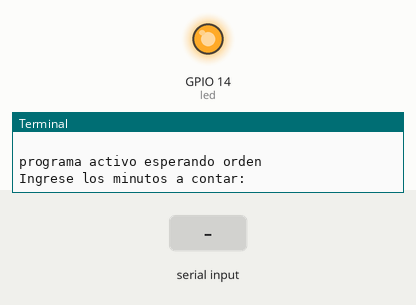
Recording of a program running on a simulated Raspberry Pi (BCM pin numbers). On the bench: output pins drawn as LEDs (lit = HIGH), the last lines printed to the terminal. Inputs (shaded band) come from the test bench. The clock reads 2024-03-15 10:24:30 at power-on unless the program sets it.

Above: at 1.2 s.
1.3 s: "5" typed at the terminal, then Enter
At 1.8 s:
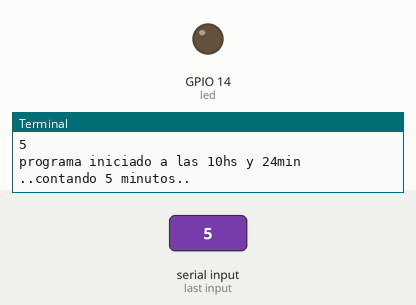
Timing chart, 0 to 4.3 s (numbered marks = the images above; inputs shaded):
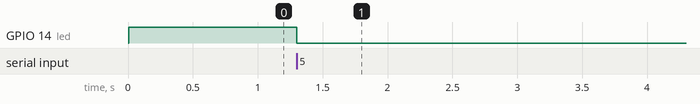

Measured:
- after the input at 1.3 s, GPIO 14 (led): HIGH → LOW at once

The program:

temporizador_rele-mecanico_raspberry-sinGrafica-etapa11.py
```python
#temporizador_rele-mecanico_raspberry-sinGrafica
titulo ='''
###########################################
Este programa controla un rele mecanico sin grafica en el
pin8 GPIO14
es sin grafica para que sea liviano y tenga menos problemas
para usarlo por ssh en un raspberry chiquita tipo zero2w

etapa11

Advertencia: el rele mecanico se puede activar durante el booteo de la raspberry
Tomar las precauciones necesarias

mecanico: se activa con logica cero
observar conexion
requiere 5 y masa para bobina de rele
requiere 3v para el estado del led
requiere que para encender el led del optoacoplador le enviemos un cero al pin de control gpio14

agrego una excepcion para el ingreso

notas e ideas:

podria tener botones fisicos de control
podria tener comandos de control

AUTHOR: diegocarrizo85@gmail.com
###########################################
'''
print(titulo)

import time
from gpiozero import LED

led = LED(14) # corresponde al pin8

#variables globales
minuto_programado = 50 #este valor en esta etapa se sobreescribe
bandera_contando = True
bandera_minuto_mostrado = False
minuto_mostrado = 0
mensaje_mostrado = False

#inicializo el rele apagado
#para rele mecanico inicializo apagado es 1
led.on()

try:
    print("programa activo esperando orden")
    minuto_programado = int(input("Ingrese los minutos a contar: "))

    hora_actual = time.strftime("%H")
    minuto_actual = time.strftime("%M")
    print(f"programa iniciado a las {hora_actual}hs y {minuto_actual}min")
    print(f"..contando {minuto_programado} minutos..")

    #tiempo inicial
    tiempo_inicial_segundos = time.time()
    #para rele mecanico lo enciendo a mano poniendolo en cero
    led.off()

    #hacer un loop

    while bandera_contando == True :
        tiempo_actual_segundos = time.time()
        tiempo_transcurrido_segundos = tiempo_actual_segundos-tiempo_inicial_segundos
        minuto_transcurrido = int(tiempo_transcurrido_segundos // 60)

        if minuto_transcurrido != minuto_mostrado:
            print(f"minuto_transcurrido: {minuto_transcurrido} de {minuto_programado} minutos")
            bandera_minuto_mostrado = True
            minuto_mostrado = minuto_transcurrido
        else:
            bandera_minuto_mostrado = False

        if (bandera_contando == True) and (minuto_transcurrido >= minuto_programado):
            #apago el rele ponieldolo en uno
            led.on()
            bandera_contando = False
            if not mensaje_mostrado:#false
                print(f"Rele Apagado por tiempo transcurrido de {minuto_programado} minutos")
                mensaje_mostrado = True

        time.sleep(1)#supuestamente este sleep relaja el sistema y da tiempo a procesar una excepcion

except KeyboardInterrupt:
    print("programa detenido por ctrl c")
    bandera_contando = False
    #el rele mecanico se apaga con uno
    led.on()
except ValueError:
    print("\n\n[!] Error: Se esperaba que ingresaras un número entero.")
    bandera_contando = False
    led.on()
finally:
    led.on()
    bandera_contando = False
    #led.close()  #esta linea hace que el pin quede flotante
    print("pin8 gpio14 puesto a uno por ser rele mecanico")
    hora_actual = time.strftime("%H")
    minuto_actual = time.strftime("%M")
    print(f"programa finalizado a las {hora_actual}hs y {minuto_actual}min")
```
